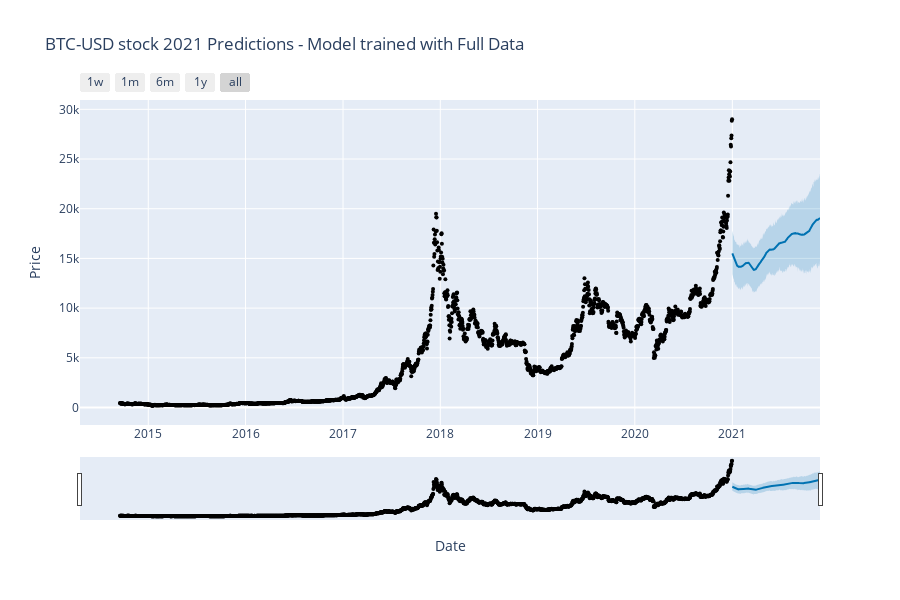

This figure's notebook cell:
### Code cell
fig = plot_plotly(model, forecast, xlabel='Date', ylabel='Price')
fig.update_layout(title='BTC-USD stock 2021 Predictions - Model trained with Full Data')
fig.show()

### Figure 1 — Plotly figure (JSON) as saved in the notebook; plotly's stock layout.template omitted (floating-point values rounded to 4 significant figures; data arrays with more than 128 entries replaced by an {"elided": "..."} marker saying what was removed)
{"data": [{"marker": {"color": "black", "size": 4}, "mode": "markers", "name": "Actual", "type": "scatter", "x": {"elided": "2294 str values"}, "y": {"elided": "2294 float values"}}, {"hoverinfo": "skip", "line": {"width": 0}, "mode": "lines", "type": "scatter", "x": {"elided": "330 str values"}, "y": {"elided": "330 float values"}}, {"fill": "tonexty", "fillcolor": "rgba(0, 114, 178, 0.2)", "line": {"color": "#0072B2", "width": 2}, "mode": "lines", "name": "Predicted", "type": "scatter", "x": {"elided": "330 str values"}, "y": {"elided": "330 float values"}}, {"fill": "tonexty", "fillcolor": "rgba(0, 114, 178, 0.2)", "hoverinfo": "skip", "line": {"width": 0}, "mode": "lines", "type": "scatter", "x": {"elided": "330 str values"}, "y": {"elided": "330 float values"}}], "layout": {"height": 600, "showlegend": false, "title": {"text": "BTC-USD stock 2021 Predictions - Model trained with Full Data"}, "width": 900, "xaxis": {"rangeselector": {"buttons": [{"count": 7, "label": "1w", "step": "day", "stepmode": "backward"}, {"count": 1, "label": "1m", "step": "month", "stepmode": "backward"}, {"count": 6, "label": "6m", "step": "month", "stepmode": "backward"}, {"count": 1, "label": "1y", "step": "year", "stepmode": "backward"}, {"step": "all"}]}, "rangeslider": {"visible": true}, "title": {"text": "Date"}, "type": "date"}, "yaxis": {"title": {"text": "Price"}}}}
